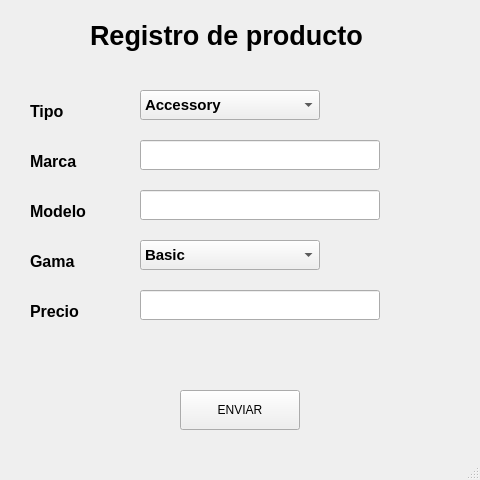
<?xml version="1.0" encoding="UTF-8"?>
<ui version="4.0">
 <class>RegistroMain</class>
 <widget class="QMainWindow" name="RegistroMain">
  <property name="geometry">
   <rect>
    <x>0</x>
    <y>0</y>
    <width>480</width>
    <height>480</height>
   </rect>
  </property>
  <property name="windowTitle">
   <string>Registro de producto</string>
  </property>
  <widget class="QWidget" name="centralwidget">
   <widget class="QLabel" name="lbl_titulo_registro">
    <property name="geometry">
     <rect>
      <x>90</x>
      <y>10</y>
      <width>301</width>
      <height>51</height>
     </rect>
    </property>
    <property name="font">
     <font>
      <family>Arial</family>
      <pointsize>20</pointsize>
      <weight>75</weight>
      <bold>true</bold>
     </font>
    </property>
    <property name="text">
     <string>Registro de producto</string>
    </property>
   </widget>
   <widget class="QLabel" name="lbl_tipo">
    <property name="geometry">
     <rect>
      <x>30</x>
      <y>100</y>
      <width>80</width>
      <height>22</height>
     </rect>
    </property>
    <property name="font">
     <font>
      <family>Arial</family>
      <pointsize>12</pointsize>
      <weight>75</weight>
      <bold>true</bold>
     </font>
    </property>
    <property name="text">
     <string>Tipo</string>
    </property>
   </widget>
   <widget class="QLabel" name="lbl_marca">
    <property name="geometry">
     <rect>
      <x>30</x>
      <y>150</y>
      <width>80</width>
      <height>22</height>
     </rect>
    </property>
    <property name="font">
     <font>
      <family>Arial</family>
      <pointsize>12</pointsize>
      <weight>75</weight>
      <bold>true</bold>
     </font>
    </property>
    <property name="text">
     <string>Marca</string>
    </property>
   </widget>
   <widget class="QLabel" name="lbl_modelo">
    <property name="geometry">
     <rect>
      <x>30</x>
      <y>200</y>
      <width>80</width>
      <height>22</height>
     </rect>
    </property>
    <property name="font">
     <font>
      <family>Arial</family>
      <pointsize>12</pointsize>
      <weight>75</weight>
      <bold>true</bold>
     </font>
    </property>
    <property name="text">
     <string>Modelo</string>
    </property>
   </widget>
   <widget class="QLabel" name="lbl_gama">
    <property name="geometry">
     <rect>
      <x>30</x>
      <y>250</y>
      <width>80</width>
      <height>22</height>
     </rect>
    </property>
    <property name="font">
     <font>
      <family>Arial</family>
      <pointsize>12</pointsize>
      <weight>75</weight>
      <bold>true</bold>
     </font>
    </property>
    <property name="text">
     <string>Gama</string>
    </property>
   </widget>
   <widget class="QLabel" name="lbl_precio">
    <property name="geometry">
     <rect>
      <x>30</x>
      <y>300</y>
      <width>80</width>
      <height>22</height>
     </rect>
    </property>
    <property name="font">
     <font>
      <family>Arial</family>
      <pointsize>12</pointsize>
      <weight>75</weight>
      <bold>true</bold>
     </font>
    </property>
    <property name="text">
     <string>Precio</string>
    </property>
   </widget>
   <widget class="QComboBox" name="cbx_tipo">
    <property name="geometry">
     <rect>
      <x>140</x>
      <y>90</y>
      <width>180</width>
      <height>30</height>
     </rect>
    </property>
    <property name="font">
     <font>
      <family>Arial</family>
      <pointsize>11</pointsize>
      <weight>75</weight>
      <bold>true</bold>
     </font>
    </property>
    <item>
     <property name="text">
      <string>Accessory</string>
     </property>
    </item>
    <item>
     <property name="text">
      <string>Display</string>
     </property>
    </item>
    <item>
     <property name="text">
      <string>Gaming Chair</string>
     </property>
    </item>
    <item>
     <property name="text">
      <string>Headset</string>
     </property>
    </item>
    <item>
     <property name="text">
      <string>Keyboard</string>
     </property>
    </item>
    <item>
     <property name="text">
      <string>Mouse</string>
     </property>
    </item>
    <item>
     <property name="text">
      <string>Wireless Audio</string>
     </property>
    </item>
   </widget>
   <widget class="QLineEdit" name="txt_marca">
    <property name="geometry">
     <rect>
      <x>140</x>
      <y>140</y>
      <width>240</width>
      <height>30</height>
     </rect>
    </property>
    <property name="font">
     <font>
      <family>Arial</family>
      <pointsize>11</pointsize>
      <italic>true</italic>
     </font>
    </property>
   </widget>
   <widget class="QLineEdit" name="txt_modelo">
    <property name="geometry">
     <rect>
      <x>140</x>
      <y>190</y>
      <width>240</width>
      <height>30</height>
     </rect>
    </property>
    <property name="font">
     <font>
      <family>Arial</family>
      <pointsize>11</pointsize>
      <italic>true</italic>
     </font>
    </property>
   </widget>
   <widget class="QLineEdit" name="txt_precio">
    <property name="geometry">
     <rect>
      <x>140</x>
      <y>290</y>
      <width>240</width>
      <height>30</height>
     </rect>
    </property>
    <property name="font">
     <font>
      <family>Arial</family>
      <pointsize>11</pointsize>
      <italic>true</italic>
     </font>
    </property>
   </widget>
   <widget class="QComboBox" name="cbx_gama">
    <property name="geometry">
     <rect>
      <x>140</x>
      <y>240</y>
      <width>180</width>
      <height>30</height>
     </rect>
    </property>
    <property name="font">
     <font>
      <family>Arial</family>
      <pointsize>11</pointsize>
      <weight>75</weight>
      <bold>true</bold>
     </font>
    </property>
    <item>
     <property name="text">
      <string>Basic</string>
     </property>
    </item>
    <item>
     <property name="text">
      <string>Advance</string>
     </property>
    </item>
    <item>
     <property name="text">
      <string>Elite</string>
     </property>
    </item>
   </widget>
   <widget class="QPushButton" name="btn_registrar">
    <property name="geometry">
     <rect>
      <x>180</x>
      <y>390</y>
      <width>120</width>
      <height>40</height>
     </rect>
    </property>
    <property name="toolTip">
     <string>&lt;html&gt;&lt;head/&gt;&lt;body&gt;&lt;p&gt;&lt;b&gt;Pulsa para añadir nuevo producto a la BBDD&lt;/b&gt;&lt;/p&gt;&lt;/body&gt;&lt;/html&gt;</string>
    </property>
    <property name="text">
     <string>ENVIAR</string>
    </property>
   </widget>
  </widget>
  <widget class="QStatusBar" name="statusbar"/>
 </widget>
 <resources/>
 <connections/>
</ui>
